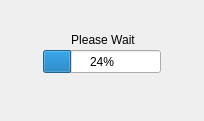
<?xml version="1.0" encoding="UTF-8"?>
<ui version="4.0">
 <class>WaitForm</class>
 <widget class="QWidget" name="WaitForm">
  <property name="geometry">
   <rect>
    <x>0</x>
    <y>0</y>
    <width>204</width>
    <height>121</height>
   </rect>
  </property>
  <property name="windowTitle">
   <string>Wait</string>
  </property>
  <widget class="QLabel" name="waitLbl">
   <property name="geometry">
    <rect>
     <x>53</x>
     <y>30</y>
     <width>100</width>
     <height>20</height>
    </rect>
   </property>
   <property name="text">
    <string>Please Wait</string>
   </property>
   <property name="alignment">
    <set>Qt::AlignCenter</set>
   </property>
   <property name="wordWrap">
    <bool>false</bool>
   </property>
  </widget>
  <widget class="QProgressBar" name="waitProgressBar_2">
   <property name="geometry">
    <rect>
     <x>43</x>
     <y>50</y>
     <width>118</width>
     <height>23</height>
    </rect>
   </property>
   <property name="value">
    <number>24</number>
   </property>
  </widget>
 </widget>
 <layoutdefault spacing="6" margin="11"/>
 <pixmapfunction>qPixmapFromMimeSource</pixmapfunction>
 <resources/>
 <connections/>
</ui>
